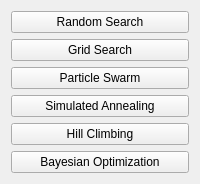
          <widget class="QWidget" name="tab_25">
           <attribute name="title">
            <string>Control + Extraction</string>
           </attribute>
           <layout class="QGridLayout" name="gridLayout_21">
            <item row="1" column="0">
             <widget class="QPushButton" name="pushButton_7">
              <property name="text">
               <string>Grid Search</string>
              </property>
             </widget>
            </item>
            <item row="0" column="0">
             <widget class="QPushButton" name="pushButton_3">
              <property name="text">
               <string>Random Search</string>
              </property>
             </widget>
            </item>
            <item row="3" column="0">
             <widget class="QPushButton" name="pushButton_8">
              <property name="text">
               <string>Simulated Annealing</string>
              </property>
             </widget>
            </item>
            <item row="2" column="0">
             <widget class="QPushButton" name="pushButton">
              <property name="text">
               <string>Particle Swarm</string>
              </property>
             </widget>
            </item>
            <item row="4" column="0">
             <widget class="QPushButton" name="pushButton_9">
              <property name="text">
               <string>Hill Climbing</string>
              </property>
             </widget>
            </item>
            <item row="5" column="0">
             <widget class="QPushButton" name="pushButton_10">
              <property name="text">
               <string>Bayesian Optimization</string>
              </property>
             </widget>
            </item>
           </layout>
          </widget>
